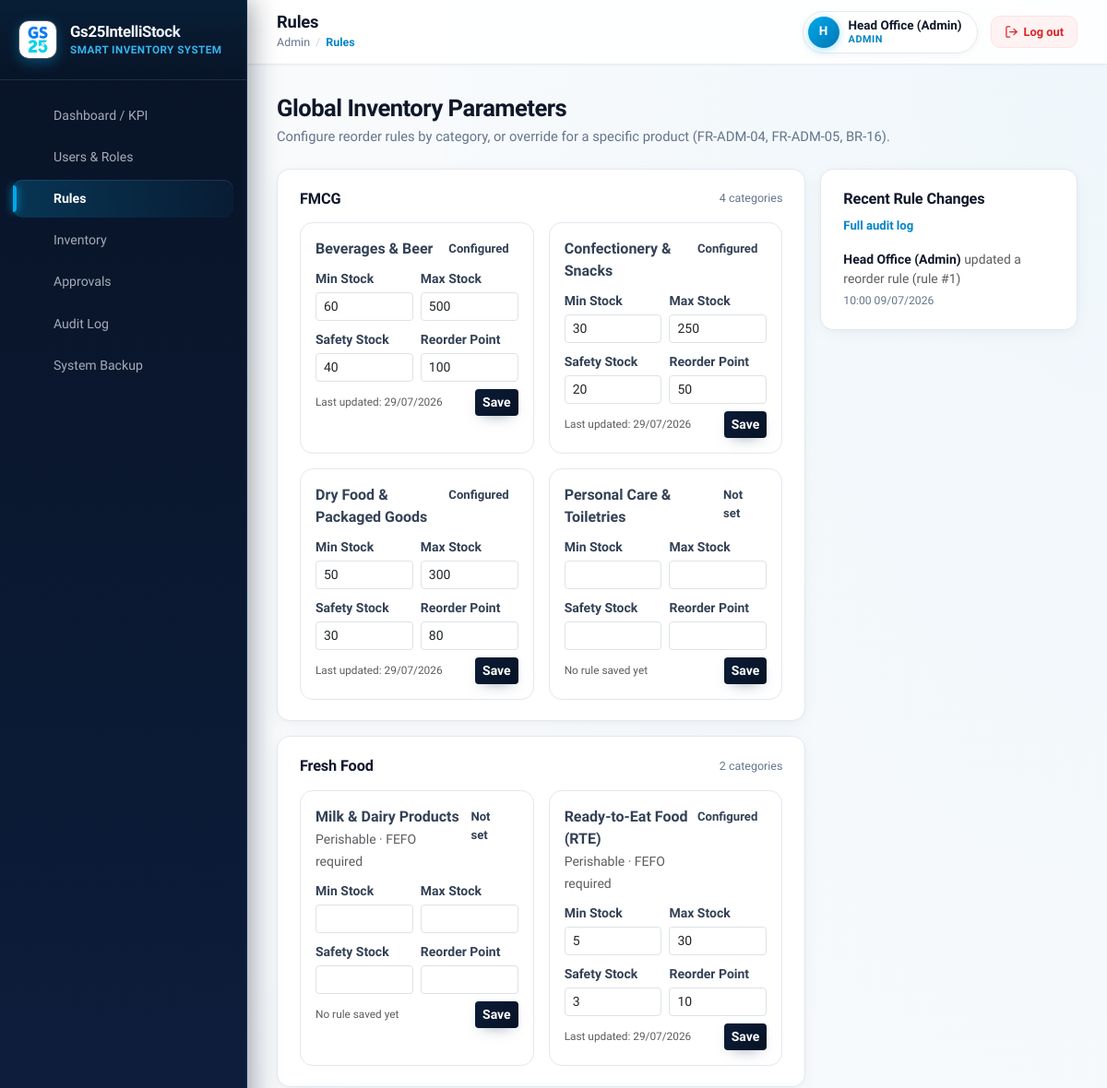
Before: /frontend/admin/reorder_rules.php (signed in, upper part) with the older database file.
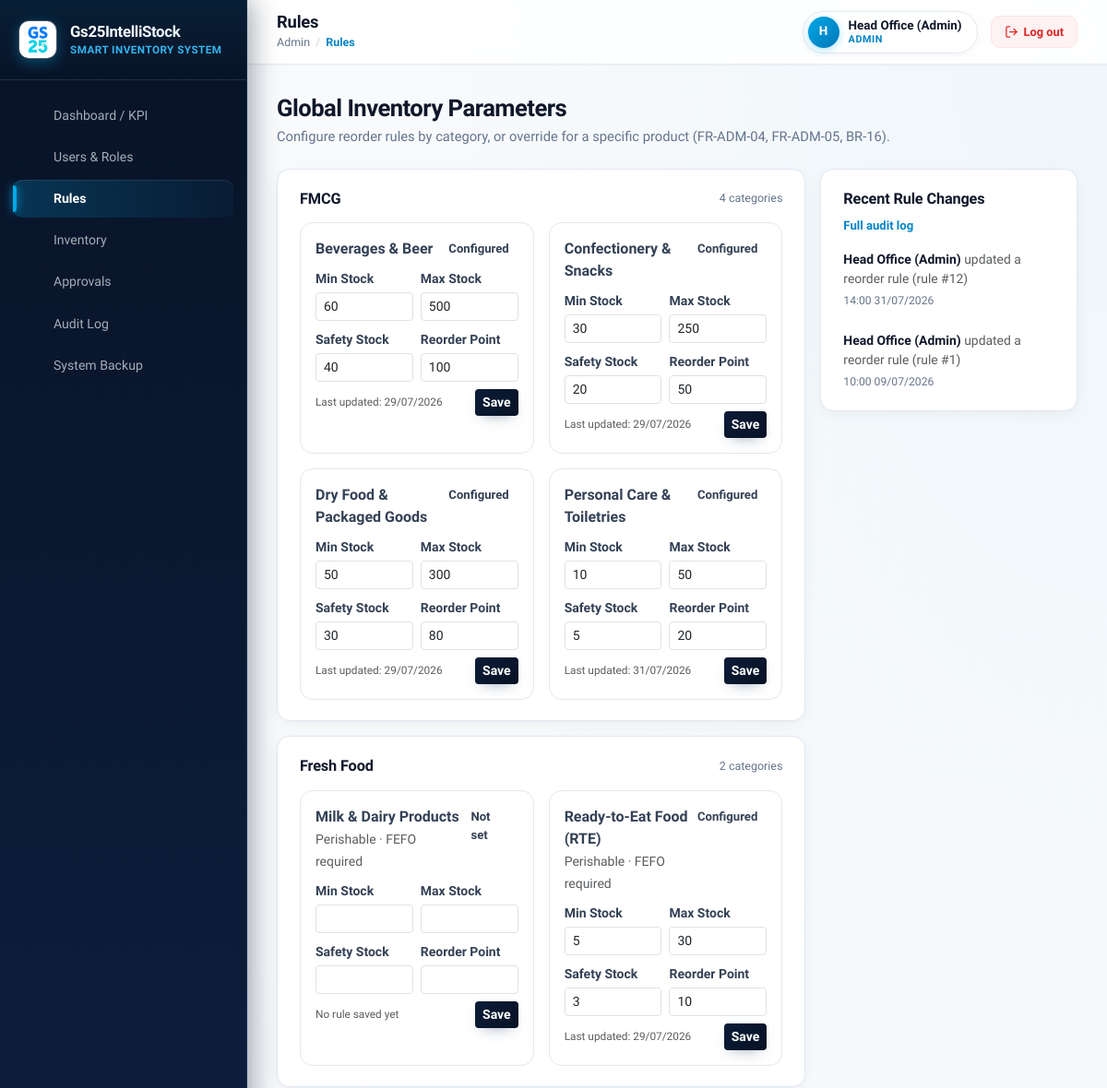
After: the same page with the newer database file.
### tables this page shows
CREATE TABLE `categories` (
  `category_id` int(11) NOT NULL AUTO_INCREMENT,
  `category_name` varchar(50) NOT NULL,
  `category_type` enum('FMCG','Fresh_Food','Imported_Korean') NOT NULL,
  `requires_fefo` tinyint(1) NOT NULL DEFAULT 0,
  PRIMARY KEY (`category_id`),
  UNIQUE KEY `category_name` (`category_name`)
);

CREATE TABLE `reorder_rules` (
  `rule_id` int(11) NOT NULL AUTO_INCREMENT,
  `category_id` int(11) DEFAULT NULL,
  `product_id` int(11) DEFAULT NULL,
  `min_stock` int(11) NOT NULL,
  `max_stock` int(11) NOT NULL,
  `safety_stock` int(11) NOT NULL,
  `reorder_point` int(11) NOT NULL,
  `updated_by` int(11) DEFAULT NULL,
  `updated_at` datetime NOT NULL DEFAULT current_timestamp() ON UPDATE current_timestamp(),
  PRIMARY KEY (`rule_id`),
  KEY `category_id` (`category_id`),
  KEY `product_id` (`product_id`),
  KEY `updated_by` (`updated_by`),
  CONSTRAINT `reorder_rules_ibfk_1` FOREIGN KEY (`category_id`) REFERENCES `categories` (`category_id`),
  CONSTRAINT `reorder_rules_ibfk_2` FOREIGN KEY (`product_id`) REFERENCES `products` (`product_id`),
  CONSTRAINT `reorder_rules_ibfk_3` FOREIGN KEY (`updated_by`) REFERENCES `accounts` (`account_id`),
  CONSTRAINT `chk_rule_target` CHECK (`category_id` is not null or `product_id` is not null)
);

CREATE TABLE `audit_logs` (
  `log_id` int(11) NOT NULL AUTO_INCREMENT,
  `account_id` int(11) NOT NULL,
  `action_type` varchar(100) NOT NULL,
  `target_table` varchar(50) DEFAULT NULL,
  `target_id` int(11) DEFAULT NULL,
  `timestamp` datetime NOT NULL DEFAULT current_timestamp(),
  PRIMARY KEY (`log_id`),
  KEY `account_id` (`account_id`),
  CONSTRAINT `audit_logs_ibfk_1` FOREIGN KEY (`account_id`) REFERENCES `accounts` (`account_id`)
);

CREATE TABLE `accounts` (
  `account_id` int(11) NOT NULL AUTO_INCREMENT,
  `username` varchar(50) NOT NULL,
  `password_hash` varchar(255) NOT NULL,
  `full_name` varchar(100) NOT NULL,
  `email` varchar(100) DEFAULT NULL,
  `phone_number` varchar(20) DEFAULT NULL,
  `role_id` int(11) NOT NULL,
  `status` enum('active','locked') NOT NULL DEFAULT 'active',
  `created_at` datetime NOT NULL DEFAULT current_timestamp(),
  PRIMARY KEY (`account_id`),
  UNIQUE KEY `username` (`username`),
  KEY `role_id` (`role_id`),
  CONSTRAINT `accounts_ibfk_1` FOREIGN KEY (`role_id`) REFERENCES `roles` (`role_id`)
);

### frontend/admin/reorder_rules.php (the view, shortened to what the changed rows need)
<?php
require_once __DIR__ . '/../../backend/config/database.php';
require_once __DIR__ . '/../../backend/services/AdminService.php';
$adminService = new AdminService();
$categories = $adminService->listCategories();
$allRules = $adminService->listReorderRules();
$rulesByCategoryId = [];
foreach ($allRules as $rule) {
    if ($rule['category_id'] !== null) {
        $rulesByCategoryId[(int) $rule['category_id']] = $rule;
    }
}
$categoriesByType = [];
foreach ($categories as $cat) {
    $categoriesByType[$cat['category_type']][] = $cat;
}
$typeLabels = [
    'FMCG'            => 'FMCG',
    'Fresh_Food'       => 'Fresh Food',
    'Imported_Korean'  => 'Imports (Korean)',
];
$typeOrder = ['FMCG', 'Fresh_Food', 'Imported_Korean'];
$ruleHistory = $adminService->getAuditLogs(['action_type' => 'UPDATE_REORDER_RULE']);
$ruleHistory = array_slice($ruleHistory, 0, 8);
function ruleStatusPillClass(bool $configured): string
{
    return $configured ? 'stock-pill-success' : 'stock-pill-muted';
}
function formatRuleHistoryTime(?string $raw): string
{
    $ts = strtotime($raw);
    return $ts === false ? $raw : date('H:i d/m/Y', $ts);
}
$pageTitle   = 'Rules';
$breadcrumbs = ['Admin', 'Rules'];
$activeMenu  = 'rules';
?>
<!DOCTYPE html>
<html lang="en">
<head>
    <link href="https://cdn.jsdelivr.net/npm/bootstrap@5.3.3/dist/css/bootstrap.min.css" rel="stylesheet">
    <link href="<?= BASE_URL ?>/assets/css/theme_variables.css" rel="stylesheet">
    <link href="<?= BASE_URL ?>/assets/css/custom.css" rel="stylesheet">
</head>
<body>
    <div class="app-shell">
        <?php require __DIR__ . '/../components/sidebar.php'; ?>
        <div class="app-content">
            <?php require __DIR__ . '/../components/header.php'; ?>
            <main class="app-main">
                <div class="d-flex flex-wrap justify-content-between align-items-start gap-3 mb-4">
                    <div>
                        <h2 class="page-heading mb-1">Global Inventory Parameters</h2>
                    </div>
                </div>
                <div class="row g-3">
                    <div class="col-12 col-xl-8">
                        <?php foreach ($typeOrder as $type): ?>
                            <div class="panel-card mb-3">
                                <div class="panel-card-header">
                                    <h3 class="panel-card-title"><?= htmlspecialchars($typeLabels[$type] ?? $type, ENT_QUOTES, 'UTF-8') ?></h3>
                                    <span class="panel-card-note"><?= count($categoriesByType[$type]) ?> categor<?= count($categoriesByType[$type]) === 1 ? 'y' : 'ies' ?></span>
                                </div>
                                <div class="row g-3">
                                    <?php foreach ($categoriesByType[$type] as $cat): ?>
                                        <?php
                                            $catId = (int) $cat['category_id'];
                                            $rule = $rulesByCategoryId[$catId] ?? null;
                                            $configured = $rule !== null;
                                        ?>
                                        <div class="col-12 col-md-6">
                                            <form method="POST" class="rule-card">
                                                <div class="d-flex justify-content-between align-items-start mb-2">
                                                    <div>
                                                        <div class="fw-semibold"><?= htmlspecialchars($cat['category_name'], ENT_QUOTES, 'UTF-8') ?></div>
                                                        <?php if ((int) $cat['requires_fefo'] === 1): ?>
                                                            <span class="text-muted small">Perishable &middot; FEFO required</span>
                                                        <?php endif; ?>
                                                    </div>
                                                    <span class="stock-pill <?= ruleStatusPillClass($configured) ?>"><?= $configured ? 'Configured' : 'Not set' ?></span>
                                                </div>
                                                <div class="row g-2">
                                                    <div class="col-6">
                                                        <label class="form-label small fw-semibold mb-1">Min Stock</label>
                                                        <input type="number" name="min_stock" class="form-control form-control-sm" min="0" required
                                                               value="<?= $rule ? (int) $rule['min_stock'] : '' ?>">
                                                    </div>
                                                    <div class="col-6">
                                                        <label class="form-label small fw-semibold mb-1">Max Stock</label>
                                                        <input type="number" name="max_stock" class="form-control form-control-sm" min="0" required
                                                               value="<?= $rule ? (int) $rule['max_stock'] : '' ?>">
                                                    </div>
                                                    <div class="col-6">
                                                        <label class="form-label small fw-semibold mb-1">Safety Stock</label>
                                                        <input type="number" name="safety_stock" class="form-control form-control-sm" min="0" required
                                                               value="<?= $rule ? (int) $rule['safety_stock'] : '' ?>">
                                                    </div>
                                                    <div class="col-6">
                                                        <label class="form-label small fw-semibold mb-1">Reorder Point</label>
                                                        <input type="number" name="reorder_point" class="form-control form-control-sm" min="0" required
                                                               value="<?= $rule ? (int) $rule['reorder_point'] : '' ?>">
                                                    </div>
                                                </div>
                                                <div class="d-flex justify-content-between align-items-center mt-2">
                                                    <span class="text-muted" style="font-size: .74rem;">
                                                        <?= $rule ? 'Last updated: ' . htmlspecialchars(date('d/m/Y', strtotime($rule['updated_at'])), ENT_QUOTES, 'UTF-8') : 'No rule saved yet' ?>
                                                    </span>
                                                    <button type="submit" class="btn btn-brand btn-sm">Save</button>
                                                </div>
                                            </form>
                                        </div>
                                    <?php endforeach; ?>
                                </div>
                            </div>
                        <?php endforeach; ?>
                    </div>
                    <div class="col-12 col-xl-4">
                        <div class="panel-card">
                            <?php if (empty($ruleHistory)): ?>
                                <div class="empty-state">No reorder rule has been changed yet.</div>
                            <?php else: ?>
                                <ul class="list-unstyled activity-list mb-0">
                                    <?php foreach ($ruleHistory as $log): ?>
                                        <li class="activity-item">
                                            <div class="activity-item-main">
                                                <span class="fw-semibold"><?= htmlspecialchars($log['account_name'], ENT_QUOTES, 'UTF-8') ?></span>
                                                <span class="text-muted">updated a reorder rule</span>
                                                <?php if ($log['target_id'] !== null): ?>
                                                    <span class="text-muted">(rule #<?= (int) $log['target_id'] ?>)</span>
                                                <?php endif; ?>
                                            </div>
                                            <div class="activity-item-meta">
                                                <span class="activity-item-time"><?= formatRuleHistoryTime($log['timestamp']) ?></span>
                                            </div>
                                        </li>
                                    <?php endforeach; ?>
                                </ul>
                            <?php endif; ?>
                        </div>
                    </div>
                </div>
            </main>
        </div>
    </div>
    <?php require __DIR__ . '/../components/footer.php'; ?>

### frontend/components/sidebar.php (shortened to what the changed rows need)
<?php
$roleId = Auth::roleId();
$activeMenu = $activeMenu ?? '';
$menuItems = [];
if ($roleId === ROLE_ADMIN) {
    $menuItems = [
        'dashboard'   => ['label' => 'Dashboard / KPI', 'href' => '/admin/dashboard.php', 'icon' => 'grid'],
        'users_roles' => [
            'label' => 'Users & Roles',
            'href'  => '/admin/account & permission/accounts.php',
            'icon'  => 'users',
            'activeAlso' => ['accounts', 'permissions'],
        ],
        'rules'       => ['label' => 'Rules', 'href' => '/admin/reorder_rules.php', 'icon' => 'sliders'],
        'inventory'   => [
            'label' => 'Inventory',
            'href'  => '/admin/inventory/inventory_overview.php',
            'icon'  => 'box',
            'activeAlso' => ['inventory_overview', 'inventory_count_history'],
        ],
        'approvals'   => ['label' => 'Approvals', 'href' => '/admin/po_approval.php', 'icon' => 'check-square'],
        'audit_log'   => ['label' => 'Audit Log', 'href' => '/admin/audit_log.php', 'icon' => 'clock'],
        'system_backup' => ['label' => 'System Backup', 'href' => '/admin/backup/backup_restore.php', 'icon' => 'archive'],
    ];
}
function sidebarIsActive(string $key, array $item, string $activeMenu): bool
{
    if ($activeMenu === $key) {
        return true;
    }
    return isset($item['activeAlso']) && in_array($activeMenu, $item['activeAlso'], true);
}
function sidebarHref(string $relativeHref): string
{
    $segments = explode('/', $relativeHref);
    $encodedSegments = array_map('rawurlencode', $segments);
    return BASE_URL . implode('/', $encodedSegments);
}
?>
<aside class="app-sidebar">
    <nav class="sidebar-nav">
        <?php foreach ($menuItems as $key => $item): ?>
            <a href="<?= sidebarHref($item['href']) ?>"
               class="sidebar-link<?= sidebarIsActive($key, $item, $activeMenu) ? ' active' : '' ?>"
               data-menu="<?= htmlspecialchars($key, ENT_QUOTES, 'UTF-8') ?>">
                <span class="sidebar-link-label"><?= htmlspecialchars($item['label'], ENT_QUOTES, 'UTF-8') ?></span>
            </a>
        <?php endforeach; ?>
    </nav>
</aside>

### frontend/components/header.php (shortened to what the changed rows need)
<?php
$pageTitle   = $pageTitle ?? 'InventoryDSS';
$breadcrumbs = $breadcrumbs ?? [];
?>
<header class="app-header">
    <div class="app-header-left">
        <h1 class="app-header-title"><?= htmlspecialchars($pageTitle, ENT_QUOTES, 'UTF-8') ?></h1>
        <?php if (!empty($breadcrumbs)): ?>
            <nav class="app-header-breadcrumbs">
                <?php foreach ($breadcrumbs as $i => $crumb): ?>
                    <?php if ($i > 0): ?><span class="crumb-sep">/</span><?php endif; ?>
                    <span class="crumb<?= $i === array_key_last($breadcrumbs) ? ' crumb-current' : '' ?>">
                        <?= htmlspecialchars($crumb, ENT_QUOTES, 'UTF-8') ?>
                    </span>
                <?php endforeach; ?>
            </nav>
        <?php endif; ?>
    </div>
</header>

Changed rows visible on the page:
shown differently, row unchanged: categories "Personal Care & Toiletries": min_stock (not shown) → "10"; max_stock (not shown) → "50"; safety_stock (not shown) → "5"; reorder_point (not shown) → "20"
added audit_logs: account.full_name "Head Office (Admin)", target "12", timestamp "14:00 31/07/2026"
Other visible differences:
list line gone: "Not set No rule saved yet"
new list line: "Configured Last updated: 31/07/2026"
